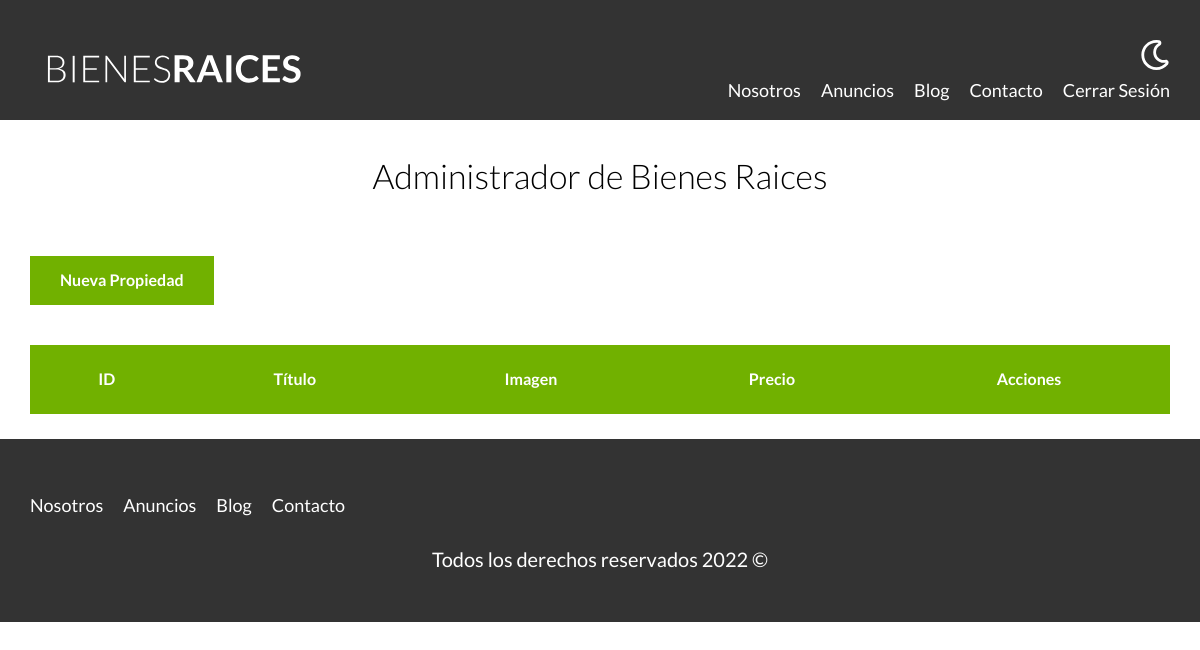
The page /admin/index.php (signed in) on the database as committed earlier.
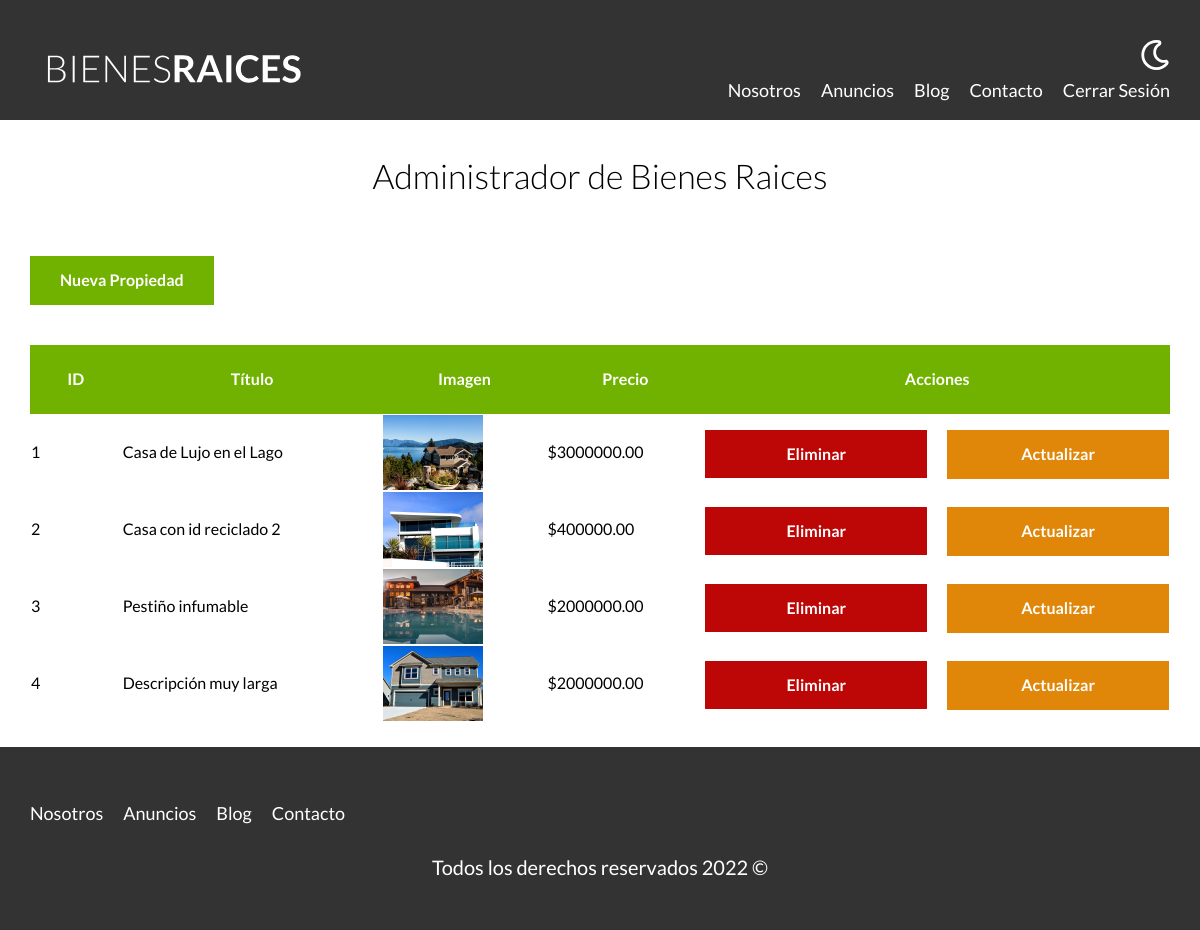
The same page on the database as committed later.
### tables this page shows
CREATE TABLE `propiedades` (
  `id` int NOT NULL AUTO_INCREMENT,
  `titulo` varchar(60) DEFAULT NULL,
  `precio` decimal(10,2) DEFAULT NULL,
  `imagen` varchar(200) DEFAULT NULL,
  `descripcion` longtext,
  `habitaciones` int DEFAULT NULL,
  `wc` int DEFAULT NULL,
  `estacionamiento` int DEFAULT NULL,
  `creado` date DEFAULT NULL,
  `vendedorId` int DEFAULT NULL,
  PRIMARY KEY (`id`),
  KEY `vendedorId_FK_idx` (`vendedorId`),
  CONSTRAINT `vendedorId_FK` FOREIGN KEY (`vendedorId`) REFERENCES `vendedores` (`id`)
);

### admin/index.php (the view, shortened to what this page needs)
<?php
require '../includes/funciones.php';
$query = "SELECT * FROM propiedades";
$resultadoConsulta = mysqli_query($db, $query);
?>
    <main class="contenedor">
        <h2>Administrador de Bienes Raices</h2>
        <a href="/admin/propiedades/crear.php" class="boton boton-verde">Nueva Propiedad</a>
        <table class="propiedades">
            <thead>
                <tr>
                    <th>ID</th>
                    <th>Título</th>
                    <th>Imagen</th>
                    <th>Precio</th>
                    <th>Acciones</th>
                </tr>
            </thead>
            <tbody>
            <?php while($propiedad = mysqli_fetch_assoc($resultadoConsulta)): ?>
                <tr>
                    <td><?= $propiedad['id']; ?></td>
                    <td><?= $propiedad['titulo']; ?></td>
                    <td><img src="/imagenes/<?= $propiedad['imagen'] ?>" class="imagen-tabla" alt="Imagen de la <?= $propiedad['titulo']; ?>" title="Imagen de la <?= $propiedad['titulo']; ?>"> </td>
                    <td>$<?= $propiedad['precio']; ?></td>
                    <td class="form-admin-action">
                        <form method="POST" class="w-100">
                            <input type="submit" class="boton-rojo-block w-100" value="Eliminar" title="Elimina la propiedad <?= $propiedad['id']; ?>- <?= $propiedad['titulo']; ?>">
                        </form>
                        <a href="propiedades/actualizar.php?propiedad=<?= $propiedad['id']; ?>"  class="boton-amarillo-block w-100" title="Actualiza los datos de la propiedad <?= $propiedad['id']; ?>- <?= $propiedad['titulo']; ?>">Actualizar</a>
                    </td>
                </tr>
            <?php endwhile; ?>
            </tbody>
        </table>
    </main>

Rows that differ between the two databases and show on the page:
added propiedades: id "1", titulo "Casa de Lujo en el Lago", imagen (picture), precio "3000000.00"
added propiedades: id "2", titulo "Casa con id reciclado 2", imagen (picture), precio "400000.00"
added propiedades: id "3", titulo "Pestiño infumable", imagen (picture), precio "2000000.00"
added propiedades: id "4", titulo "Descripción muy larga", imagen (picture), precio "2000000.00"
